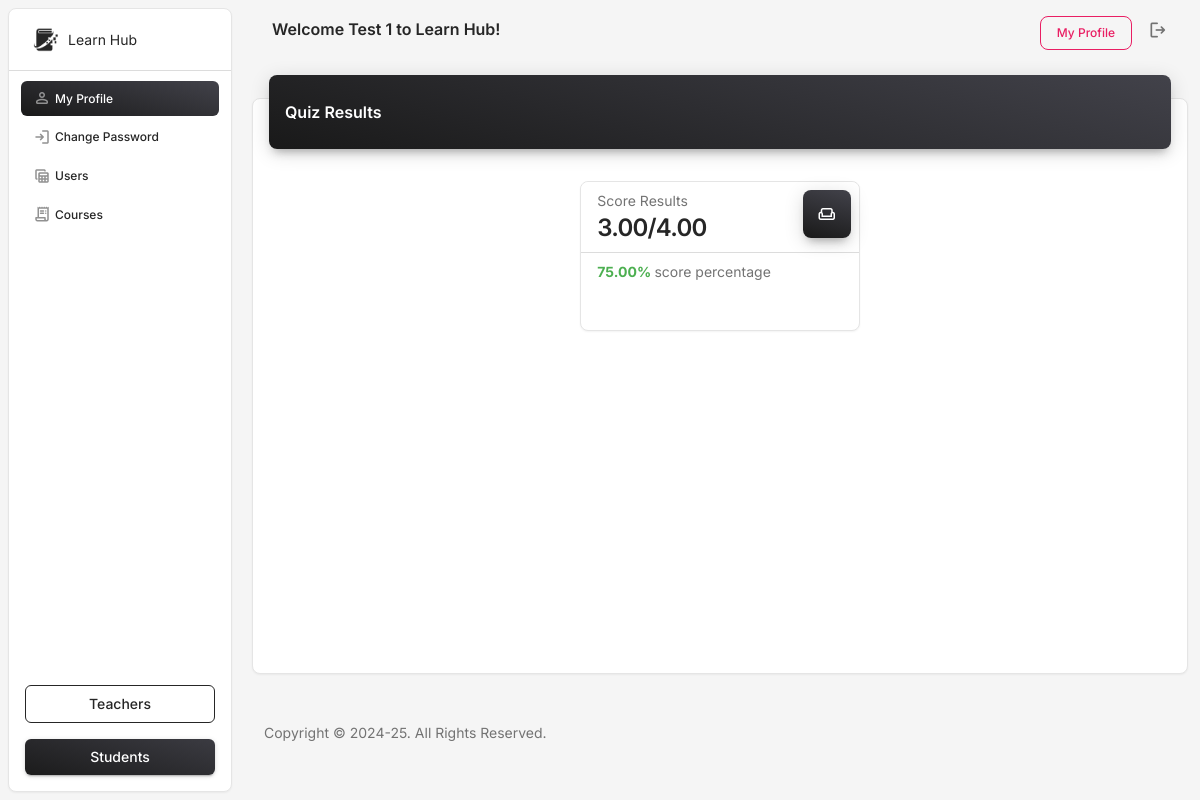
/quiz_results.php?vresult=1 (signed in), run on the app's committed database.
### tables this page shows
CREATE TABLE `submissions` (
  `Submission_ID` int(11) NOT NULL,
  `User_ID` int(11) DEFAULT NULL,
  `Quiz_ID` int(11) DEFAULT NULL,
  `SubmissionDate` date DEFAULT NULL,
  `ScoreCounter` decimal(5,2) DEFAULT NULL,
  `TotalCounter` decimal(19,2) NOT NULL
);

CREATE TABLE `results` (
  `Result_ID` int(11) NOT NULL,
  `User_ID` int(11) DEFAULT NULL,
  `Submission_ID` int(11) DEFAULT NULL,
  `Score_Percentage` decimal(5,2) DEFAULT NULL,
  `Date` date DEFAULT NULL
);

### quiz_results.php (the view, shortened to what this page needs)
<?php
include("includes/config.php");
?>
<!DOCTYPE html>
<html lang="en">
<head>
<link href="assets/css/nucleo-icons.css" rel="stylesheet" />
<link href="assets/css/nucleo-svg.css" rel="stylesheet" />
<link id="pagestyle" href="assets/css/material-dashboard.css?v=3.2.0" rel="stylesheet" />
</head>
<body class="g-sidenav-show  bg-gray-100">
<?php
include('includes/sidebar.php');
?>
<main class="main-content position-relative max-height-vh-100 h-100 border-radius-lg ">
  <?php
include('includes/header.php');
?>
  <div class="container-fluid py-2">
    <div class="row">
      <div class="col-12">
        <div class="card my-4">
          <div class="card-header p-0 position-relative mt-n4 mx-3 z-index-2">
            <div class="bg-gradient-dark shadow-dark border-radius-lg pt-4 pb-3">
              <h6 class="text-white text-capitalize ps-3">Quiz Results</h6>
            </div>
          </div>
          <div class="card-body px-0 pb-2">
		  <?php
		  $qry = mysqli_query($d,"select * from submissions where Submission_ID='".$_GET['vresult']."' ");
		  $row = mysqli_fetch_array($qry);
		  $qryR = mysqli_query($d,"select * from results where Submission_ID='".$row['Submission_ID']."' ");
		  $rowR = mysqli_fetch_array($qryR);
		  ?>
		  <div class="col-xl-4 col-sm-4 offset-md-4">
            <div class="card card-plain">
              <div class="card-body">
                   <div class="card" style="min-height:150px;">
            <div class="card-header p-2 ps-3">
              <div class="d-flex justify-content-between">
                <div>
                  <p class="text-sm mb-0 text-capitalize">Score results</p>
                  <h4 class="mb-0"><?php echo $row['ScoreCounter'].'/'.$row['TotalCounter'];?></h4>
                </div>
                <div class="icon icon-md icon-shape bg-gradient-dark shadow-dark shadow text-center border-radius-lg">
                  <i class="material-symbols-rounded opacity-10">weekend</i>
                </div>
              </div>
            </div>
            <hr class="dark horizontal my-0">
            <div class="card-footer p-2 ps-3">
              <p class="mb-0 text-sm"><span class="text-success font-weight-bolder"><?php echo $rowR['Score_Percentage'];?>% </span>score percentage</p>
            </div>
          </div>
              </div>
            </div>
			</div>
          </div>
        </div>
      </div>
    </div>
    <?php
include('includes/footer.php');
?>
  </div>
</main>
</body>
</html>

### assets/css/nucleo-svg.css (style rules this page uses)
.icon { display: inline-block; color: #111111; height: 1em; width: 1em; }
.icon { fill: currentColor; stroke: none; }

### quiz_results.php (style rules this page uses)
hr { border-top:1px solid!important; }

### includes/header.php (style rules this page uses)
.card { min-height: 500px; }

### data on the page
submissions: ScoreCounter "3.00", TotalCounter "4.00"
results: Score_Percentage "75.00"

### other printed values
$_SESSION['sname'] "Test 1"
